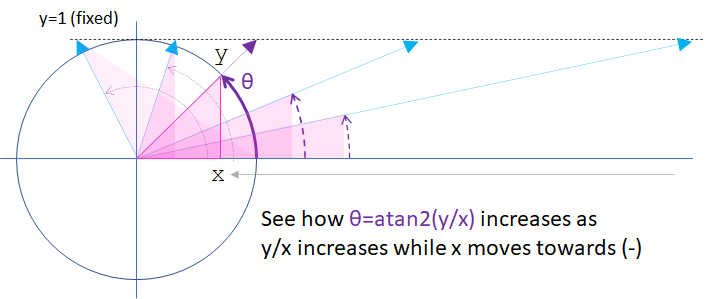
#> input picture mathematics/ trigonometry/image/atan2_as_x_move_with_fixed_y.png, 706 x 299 px
$ jupyter execute --allow-errors polar_coordinates.ipynb   (shell and % lines are left out)
#> lines starting #> are read from the running program, lines starting #| are printed output that depends on the picture
[cell 1]
import sys
import logging
import numpy as np
import matplotlib.pyplot as plt
import matplotlib.image as mpimg
from mpl_toolkits.mplot3d import Axes3D


logging.basicConfig(stream=sys.stdout, level=logging.INFO)
Logger = logging.getLogger(__name__)

np.set_printoptions(threshold=sys.maxsize)
np.set_printoptions(linewidth=1000)

# Radian and degree

Radian is based on how many radiuses to wrap the circle and it is ```pi``` for radius = 1.

* ```360 degrees``` is equivalent with ```2 x pi radians```
* ```1 radian``` is equivalent with ```(180 / pi) degrees```

### Confusion

Be clear **on which scale/unit** you are handling the angle. No **inch** and **cm** like mix up. ```pi``` is NOT a scale but a number of units on the radian scale.

* ```pi``` is on the **radian scale**, 3.14159265... units on the radian scale (the standard scale like 3.14159265 cm).
* ```180``` is on the **degree scale**, 360 units on the degree scale (like 180 inch).

Trigonometric function e.g. ```np.sin(θ)``` is **radian** based. Need to convert to radians from degrees.

[cell 2]
def degree_to_radian(degrees):
    return np.radians(degrees)

print(f"{180/np.pi} degrees are almost equivalent with {degree_to_radian(180/np.pi)} radians")
for angle in range(0, 361, 90):
    print(f"{angle:3} degrees is {degree_to_radian(angle):1.5f} radians, which is {degree_to_radian(angle) / np.pi } pi")

# Rotation

For the basis units ```u=(1, 0)``` and ```v=(0,1)``` in the cartesian coordinate system, the rotation matrix
$
R =
\begin {bmatrix}
cos(\theta) & -sin(\theta) \\
sin(\theta) & cos(\theta)
\end {bmatrix}
$ rotates ```u``` and ```v``` as

$
\begin {align*}
R @u &=
\begin {bmatrix}
cos(\theta) & -sin(\theta) \\
sin(\theta) & cos(\theta)
\end {bmatrix}
@
\begin {bmatrix}
1 \\
0
\end {bmatrix}
=
\begin {bmatrix}
cos(\theta) \\
sin(\theta)
\end {bmatrix}
\\
\\
R@v&=
\begin {bmatrix}
cos(\theta) & -sin(\theta) \\
sin(\theta) & cos(\theta)
\end {bmatrix}
@
\begin {bmatrix}
0 \\
1
\end {bmatrix}
=
\begin {bmatrix}
-sin(\theta)\\
cos(\theta)
\end {bmatrix}
\end {align*}
$

[cell 3]
def rotate(X, θ):
    """Rotate X with θ radians counter-clockwise
    Args:
        X: data of shape (N, 2) where each point is (x, y) and N is number of points.
        θ: radian to rotate
    Returns:
        Z: roated data of shape (N, 2)
    """
    if not isinstance(X, np.ndarray):
        X = np.array(X)
    Z = np.matmul(
        np.array([
            [np.cos(θ), -np.sin(θ)],
            [np.sin(θ), np.cos(θ)]
        ]),
        X.T     # (N, 2) to (2, M) to be able to (2, 2) @ (2, N)
    )
    return Z.T

## Rotation example

Rotate the plots with θ radians.

### Plot data generation

[cell 4]
def linear_separable(d: int = 2, n: int = 1000):
    """Generate a data set X to linearly separate.
    Args:
        d: number of dimension of the data
        n: number of data to generate
    Returns:
        X dot W > 0 is True and < 0 for False.

        X: d dimension data (x0, x1, ... xn) where x0=1 as bias
        T: labels. If Xi dot W > 0, then 1 else 0
        W: Vector orthogonal to the linear hyper plane that separates the data.
    """
    # Unit vector w of dimension d, dividing by its magnitude
    W = np.random.randn(d)
    W = W / np.linalg.norm(W)

    # Generate X:(N,D) and set bias=1 to x0
    X = np.random.randn(n, d)

    # Label t = 1 if X dot w > 0 else 0
    T = (np.einsum('ij,j', X, W) > 0).astype(int)
    return X, T, W


N = 500    # Number of plots
D = 2      # Number of features
X, T, V = linear_separable(d=D, n=N)
print(X.shape)

### Plots points and rotate them θ radians

[cell 5]
def plot(ax, col, X, title):
    ax[col].set_xlim(-3, 3)
    ax[col].set_ylim(-3, 3)
    ax[col].set_xlabel('x1 label')  # Add an x-label to the axes.
    ax[col].set_ylabel('x2 label')  # Add a y-label to the axes.
    ax[col].axis('equal')
    ax[col].set_title(title)

    ax[col].scatter(X[T==0, 0], X[T==0, 1], c='red')
    ax[col].scatter(X[T==1, 0], X[T==1, 1], c='green')
    ax[col].grid()

[cell 6]
θ = np.pi/3
fig, ax = plt.subplots(1, 2, figsize=(15, 8))


# ----------------------------------------------------------------------
# Before rotation
# ----------------------------------------------------------------------
plot(ax, 0, X, "Before rotation")
# ----------------------------------------------------------------------
# After rotation
# ----------------------------------------------------------------------
Z = rotate(X, θ)
plot(ax, 1, Z, f"After rotation {θ:1.2f} radians")
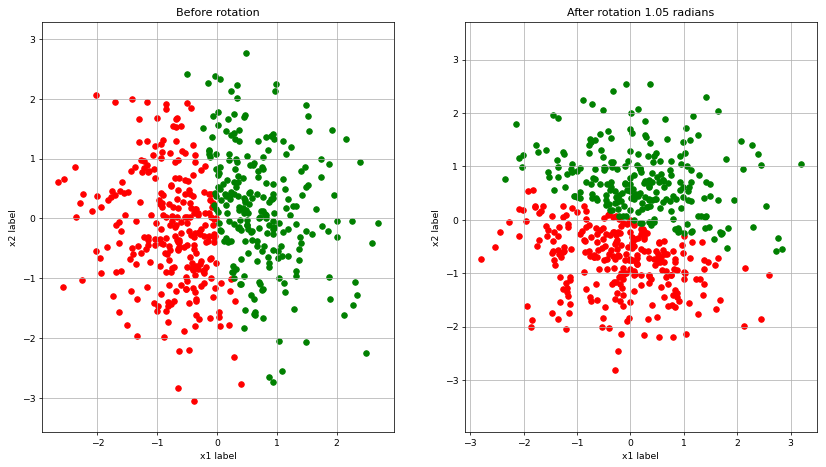
#> figure drawn by matplotlib, 2 panels

# Polar coordinate plots

[cell 7]
radius = 2
angle = np.linspace(0, 2 * np.pi, 100)

fig, ax = plt.subplots()

# For the same scaling
# https://matplotlib.org/stable/gallery/subplots_axes_and_figures/axis_equal_demo.html
ax.axis('equal')

ax.set_xticks(np.linspace(-3, 3, 7))
ax.set_yticks(np.linspace(-3, 3, 7))
ax.set_xlim(-3, 3)
ax.set_ylim(-3, 3)
ax.grid()

ax.plot(radius * np.cos(angle), radius * np.sin(angle))
plt.show()
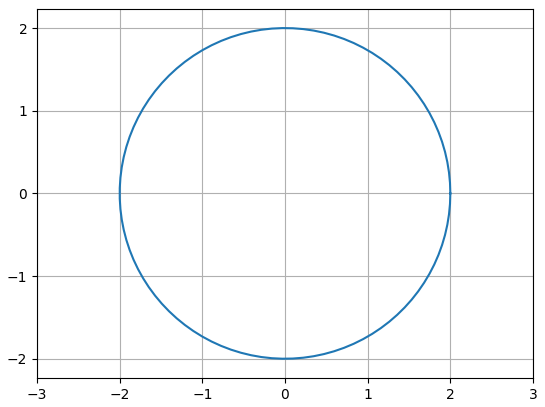
#> figure drawn by matplotlib, 1 panel

# Trigonometric functions

## tan(θ)

Beware the cycle of θ in ```(-pi/2, +pi/2)``` as tan(θ)=+/-inf for ```-pi / 2``` and ```pi / 2```.

[cell 8]
# --------------------------------------------------------------------------------
# Plot space (axes)
# --------------------------------------------------------------------------------
fig, ax = plt.subplots(figsize=(8,6))
ax.axis('equal')
ax.spines['right'].set_visible(False)
ax.spines['top'].set_visible(False)
ax.spines['bottom'].set_position('zero')
ax.spines['left'].set_position('zero')

# --------------------------------------------------------------------------------
# Set plot space limis and ticks
# --------------------------------------------------------------------------------
cycles = 1
radius = 2
boundaries = [-cycles * np.pi, cycles * np.pi]

ax.set_xticks(np.linspace(boundaries[0], boundaries[1], 3))
ax.set_yticks(np.linspace(-radius, radius, 2*radius +1))
ax.set_xlim(-cycles * np.pi, cycles * np.pi)
ax.set_ylim(-radius, radius)

# --------------------------------------------------------------------------------
# sin(θ), tan(θ), θ=arctan2(sin(θ)/cos(θ))
# --------------------------------------------------------------------------------
θ = np.linspace(-cycles * np.pi, cycles * np.pi, 100)
ax.plot(θ, np.sin(θ), label="sin(θ)")
ax.plot(θ, np.tan(θ), label="tan(θ)", color='r')
ax.plot(θ, np.arctan2(np.sin(θ), np.cos(θ)), label="arctan(θ)", color='g')

ax.grid()
ax.set_title("sin(θ), tan(θ), θ=arctan2(sin(θ)/cos(θ))")
ax.legend()
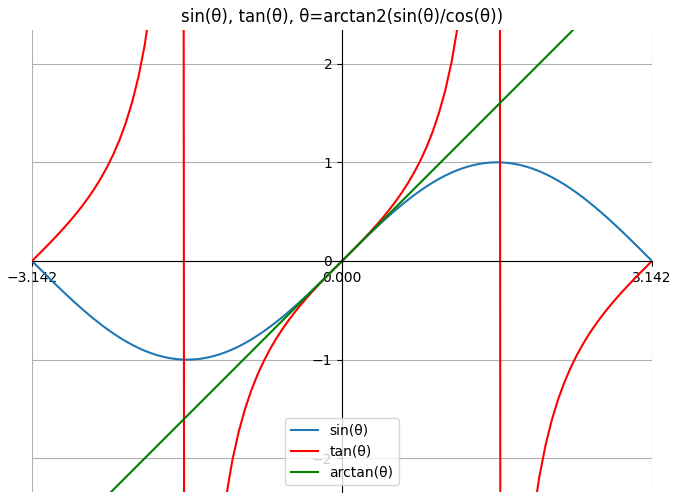
#> figure drawn by matplotlib, 1 panel; curve peaks at x = 1.55, y = 1; curve peaks at x = 1.55, y = 63.02; curve peaks at x = 3.14, y = 3.14

## arctan2(y/x)

> Array of angles in radians, in the range ```[-pi, pi]```.

arcus/arc means inverse. atan(rise) or actan(rise) is the inverse of tan(θ) to get θ.

### arctan2 values

[cell 9]
# --------------------------------------------------------------------------------
# Number of pairs (x,y) to caclulate arctan2(y/x)
# --------------------------------------------------------------------------------
n = 8

# --------------------------------------------------------------------------------
# Base vector to rotate to generate n coordinates
# --------------------------------------------------------------------------------
b = np.array([1, 0])  # base

# --------------------------------------------------------------------------------
# arctan(y/x) at each coordiante
# --------------------------------------------------------------------------------
for i, x in enumerate(
    [np.rint(rotate(b, (2 * np.pi / n) * steps)).astype(int) for steps in range(0, n)]
):
    print(f"(x,y)=({x[0]:2},{x[1]:2}), arctan2(y, x) is {np.arctan2(x[1], x[0]) / np.pi :6} pi")    # -4/pi

# --------------------------------------------------------------------------------
# Plot circle upon which plot the coordinates
# --------------------------------------------------------------------------------
angle = np.linspace(0, 2 * np.pi, 100)
fig, ax = plt.subplots(figsize=(8,8))
ax.axis('equal')
ax.spines['right'].set_visible(False)
ax.spines['top'].set_visible(False)
ax.spines['bottom'].set_position('zero')
ax.spines['left'].set_position('zero')
ax.set_xlim((-1.5, 1.5))
ax.set_ylim((-1.5, 1.5))
ax.set_xlabel("x", loc='right', fontsize=20)
ax.set_ylabel("y", loc='top', fontsize=20)
ax.set_title("arctan(y/x)", fontsize=20)

# --------------------------------------------------------------------------------
# Plot arctan(y/x) for each (x, y)
# --------------------------------------------------------------------------------
colors=['red', 'blue', 'magenta','orange','purple','pink','azure','cyan','violet', 'darkcyan']
ax.plot(1 * np.cos(angle), 1 * np.sin(angle))
for i, x in enumerate(
    # Rotate the base ((2 * np.pi / n) * steps) radians
    [rotate(b, (2 * np.pi / n) * steps) for steps in range(0, n)]
):
    # print(f"(x,y)=({x[0]:2},{x[1]:2}), arctan2(y, x) is {np.arctan2(x[1], x[0]) / np.pi :6} pi")
    ax.scatter(x[0], x[1], s=200, color=colors[i])
    ax.plot([0,x[0]], [0, x[1]], linestyle='dotted', linewidth=3, color=colors[i])
    ax.annotate(
        f"{np.arctan2(x[1], x[0])/np.pi :.2f}pi",
        (x[0], x[1]),
        xytext=(x[0]+0.05, x[1]+0.05),
        fontsize=18
    )

ax.grid()
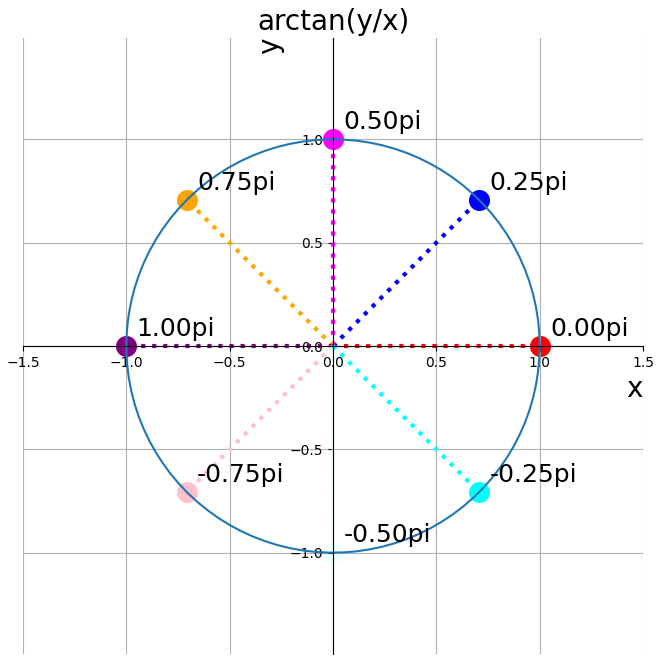
#> figure drawn by matplotlib, 1 panel

### arctan2(y/x) with moving y with fixed x=1 and x=-1

[cell 10]
x1 = 1
y = np.linspace(-10, 10, 10001)[1:]

fig, ax = plt.subplots(1, 2, figsize=(15,8))

# --------------------------------------------------------------------------------
# y/x and arctan(y/x)
# --------------------------------------------------------------------------------
ax[0].spines['right'].set_visible(False)
ax[0].spines['top'].set_visible(False)
ax[0].spines['bottom'].set_position('zero')
ax[0].spines['left'].set_position('zero')

ax[0].set_xlabel("y/x", loc='right', fontsize=13, color='r')
ax[0].set_ylabel("arctan2(y/x)", loc='top', fontsize=13)
ax[0].tick_params(axis='x', colors='red')
ax[0].tick_params(axis='y')
ax[0].grid()

x2 = -1
ax[0].plot(y/x1, np.arctan2(y, x1), label="atan2(y/x=1)")
ax[0].plot(y/x2, np.arctan2(y, x2), label="atan2(y/x=-1)")
ax[0].legend()


# --------------------------------------------------------------------------------
# y and arctan(y/x)
# --------------------------------------------------------------------------------
ax[1].spines['right'].set_visible(False)
ax[1].spines['top'].set_visible(False)
ax[1].spines['bottom'].set_position('zero')
ax[1].spines['left'].set_position('zero')

ax[1].set_xlabel("y", loc='right', fontsize=13, color='r')
ax[1].set_ylabel("arctan2(y/x)", loc='top', fontsize=13)
ax[1].tick_params(axis='x', colors='red')
ax[1].tick_params(axis='y')
ax[1].grid()

x2 = -1
ax[1].plot(y, np.arctan2(y, x1), label="atan2(y/x=1)")
ax[1].plot(y, np.arctan2(y, x2), label="atan2(y/x=-1)")
ax[1].legend()
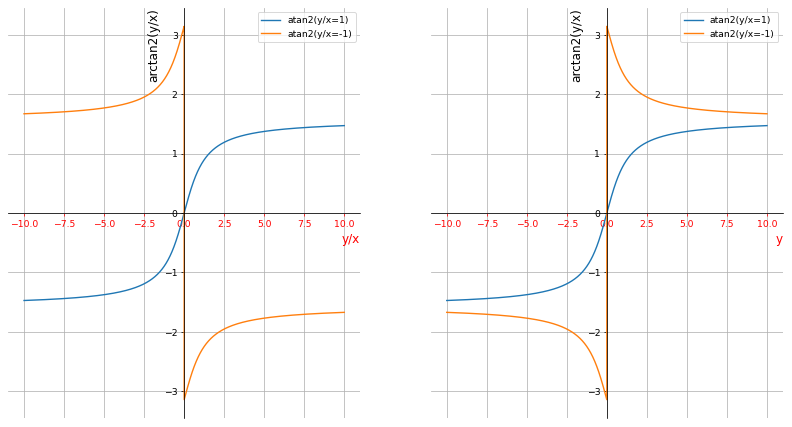
#> figure drawn by matplotlib, 2 panels; panel 1: curve peaks at x = 10, y = 1.47; panel 2: curve peaks at x = 10, y = 1.47; panel 2: curve peaks at x = 0, y = 3.14

### arctan2(y/x) with moving x with fixed y=1 and y=-1

[cell 11]
fig, ax = plt.subplots(1, 2, figsize=(15,8))

# --------------------------------------------------------------------------------
# arctan2(y/x) with y=1 fixed on a scauel with unit=π)
# --------------------------------------------------------------------------------
ax[0].spines['right'].set_visible(False)
ax[0].spines['top'].set_visible(False)
ax[0].spines['bottom'].set_position('zero')
ax[0].spines['left'].set_position('zero')
ax[0].set_xlabel("x", loc='right', fontsize=13)
ax[0].set_ylabel("π", loc="top", fontsize=18)
ax[0].set_title("arctan2(y/x) with fixed y=1  (unit is π)", fontsize=15)
ax[0].tick_params(axis='x', colors='red')
ax[0].grid()

x = np.linspace(-10, 10, 10001)[::-1]
y1 = 1
ax[0].plot(x, np.arctan2(y1, x) / np.pi, label="atan2(y=+1/x)")
y2 = -1
ax[0].plot(x, np.arctan2(y2, x) / np.pi, label="atan2(y=-1/x)")
ax[0].legend()

# --------------------------------------------------------------------------------
# θ = arctan2(y=1/x) increase as x moves from + to -.
# --------------------------------------------------------------------------------
ax[1].spines['top'].set_visible(False)
ax[1].spines['bottom'].set_visible(False)
ax[1].spines['left'].set_visible(False)
ax[1].spines['right'].set_visible(False)
ax[1].tick_params(
    axis='both',
    which='both',
    bottom=False,
    top=False,
    left=False,
    right=False,
    labelbottom=False,
    labelleft=False
)
img = mpimg.imread('image/atan2_as_x_move_with_fixed_y.png')
#> img is the input picture: shape (299, 706, 4) float32; mean R, G, B, A 0.974, 0.965, 0.979, 1
imgplot = ax[1].imshow(img)
#> (the rest of the program and of its run is left out)
